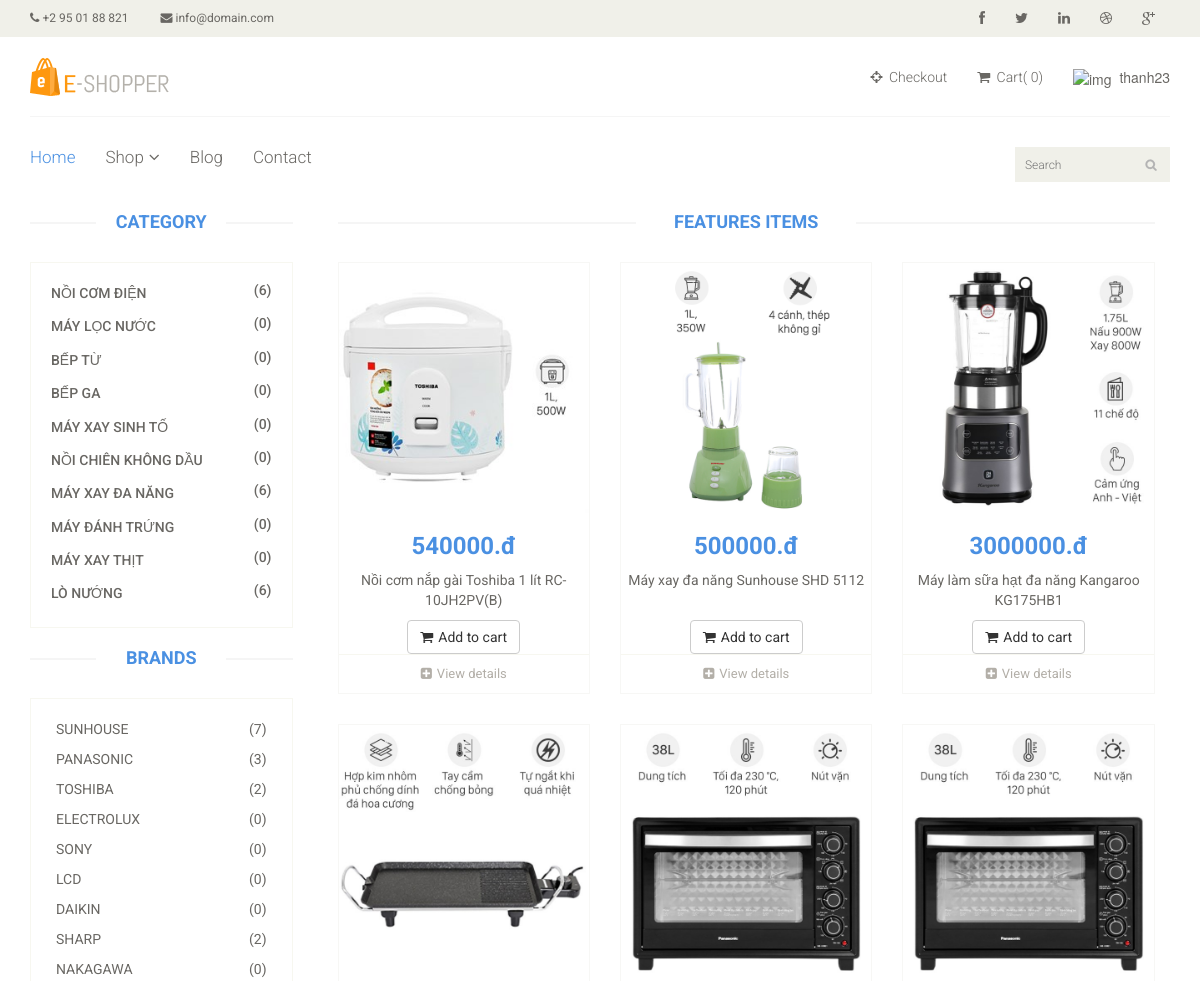
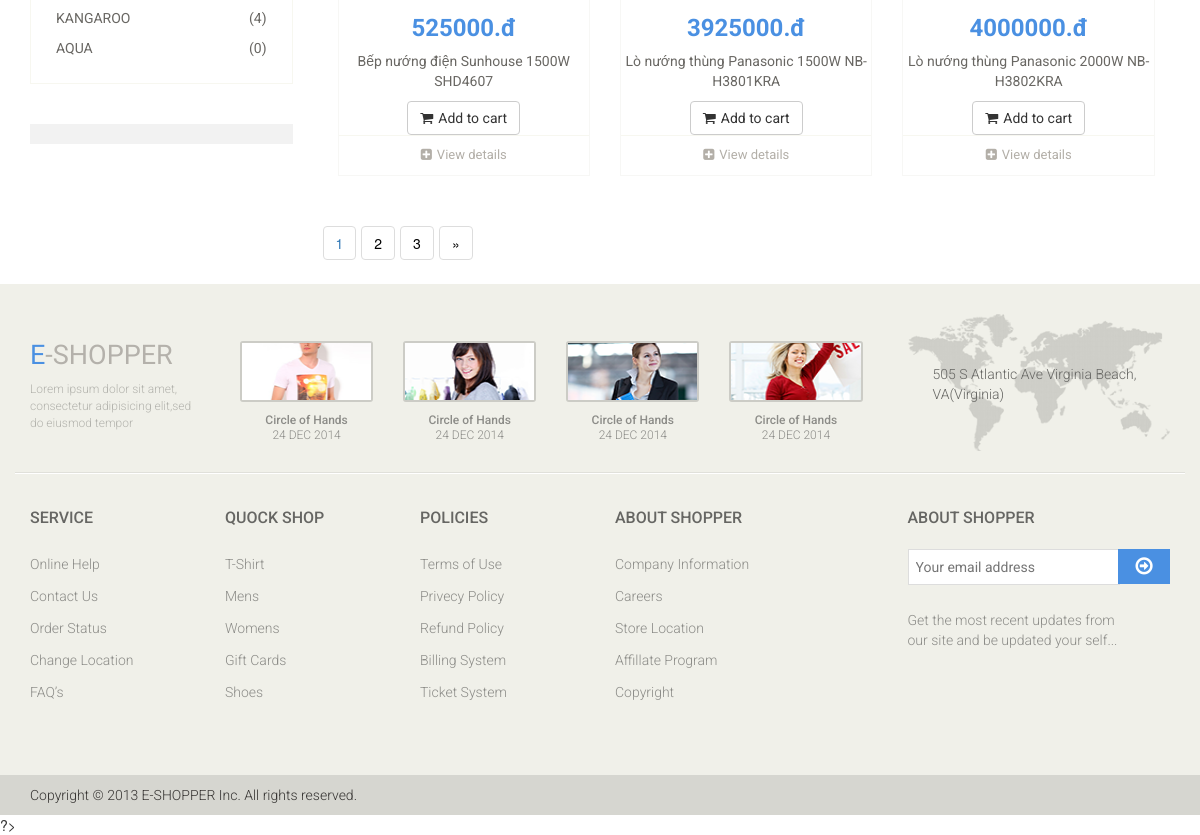
/Controller/--front/shop/shop.php (signed in), run on the app's committed database (2 pictures, top to bottom).
### tables this page shows
CREATE TABLE `tbl_category` (
  `id_category` int(11) NOT NULL,
  `name` varchar(150) NOT NULL,
  `category_code` varchar(150) NOT NULL,
  `image` varchar(150) NOT NULL,
  `create_date` timestamp NOT NULL DEFAULT current_timestamp() ON UPDATE current_timestamp(),
  `user` varchar(150) NOT NULL,
  `status_category` enum('0','1') NOT NULL
);

CREATE TABLE `tbl_brand` (
  `id_brand` int(11) NOT NULL,
  `numerical order` int(100) NOT NULL,
  `brand_code` varchar(150) NOT NULL,
  `image` varchar(150) NOT NULL,
  `name` varchar(150) NOT NULL,
  `user` varchar(150) NOT NULL,
  `date` varchar(150) NOT NULL,
  ` function` text NOT NULL,
  `status_brand` enum('0','1') NOT NULL
);

CREATE TABLE `tbl_product` (
  `id_product` int(11) NOT NULL,
  `name` varchar(150) NOT NULL,
  `product_code` varchar(150) NOT NULL,
  `amount` int(100) NOT NULL,
  `status` enum('còn hàng','hết hàng') NOT NULL,
  `id_category` int(11) NOT NULL,
  `id_brand` int(11) NOT NULL,
  `sale_price` float NOT NULL,
  `price` float NOT NULL,
  `user` varchar(150) NOT NULL,
  `image` varchar(150) NOT NULL,
  `description` text NOT NULL,
  `status_product` enum('0','1') NOT NULL
);

### models/--front/shop.php (called while the page is built, shortened)
<?php
function get_shop_category($conn){
    $category =  mysqli_query($conn, "SELECT * FROM tbl_category WHERE status_category='0'");
    return $category;
}
function get_shop_brand($conn){
    $brand =  mysqli_query($conn, "SELECT * FROM tbl_brand WHERE status_brand='0'");
    return $brand;
}
function get_shop_product($conn){
    $product = mysqli_query($conn, "SELECT * FROM tbl_product WHERE status_product='0'");
    return $product;
}
function get_shop_product_page($conn,$form,$sotintrang){
    $product_page = mysqli_query($conn, "SELECT * FROM tbl_product  ORDER BY RAND() LIMIT $form, $sotintrang");
    return $product_page;
}
?>

### view/--front/shop/shop.php (the view, shortened to what this page needs)
<?php
require '../../../layout/--front/header.php';
?>
<section>
	<div class="container">
		<div class="row">
			<div class="col-sm-3">
				<div class="left-sidebar">
					<h2>Category</h2>
					<div class="panel-group category-products" id="accordian">
						<?php foreach ($category as $key => $value_category) :
							$num_category = $value_category['id_category'];
							$num_product_category =  mysqli_query($conn, "SELECT * FROM tbl_product WHERE id_category = $num_category"); ?>
							<div class="panel panel-default">
								<div class="panel-heading">
									<h4 class="panel-title">
										<a href="../../../Controller/--front/shop/shop_category.php?san-pham=<?php
																										echo $value_category['name'];
																										?>">
											<span class="pull-right">(<?php echo mysqli_num_rows($num_product_category) ?>)</span><?php echo $value_category['name'] ?>
										</a>
									</h4>
								</div>
							</div>
						<?php endforeach ?>
					</div>
					<div class="brands_products">
						<h2>Brands</h2>
						<div class="brands-name">
							<?php foreach ($brand as $key => $value_brand) :
								$num_brand = $value_brand['id_brand'];
								$num_product_brand =  mysqli_query($conn, "SELECT * FROM tbl_product WHERE id_brand = $num_brand"); ?>
								<ul class="nav nav-pills nav-stacked">
									<li><a href=""> <span class="pull-right">(<?php echo mysqli_num_rows($num_product_brand) ?>)</span><?php echo $value_brand['name'] ?></a></li>
								</ul>
							<?php endforeach ?>
						</div>
					</div>
					<div class="shipping text-center">
					</div>
				</div>
			</div>
			<div class="col-sm-9 padding-right">
				<div class="features_items">
					<h2 class="title text-center">Features Items</h2>
					<?php foreach ($product_NN as $key => $value_product) : ?>
						<div class="col-sm-4">
							<div class="product-image-wrapper">
								<div class="single-products">
									<div class="productinfo text-center">
										<img src="../../../<?php echo $value_product['image'] ?>" alt="" />
										<h2><?php echo $value_product['price'] ?>.đ</h2>
										<p><?php echo $value_product['name'];
											if (strlen($value_product['name']) == 44 || strlen($value_product['name']) == 33 || strlen($value_product['name']) == 36 || strlen($value_product['name']) == 43 || strlen($value_product['name']) == 48) {
												echo "<br />";
												echo "<br />";
											} ?></p>
										<a href="#" class="btn btn-default add-to-cart"><i class="fa fa-shopping-cart"></i>Add to cart</a>
									</div>
									<div class="product-overlay">
										<div class="overlay-content">
										</div>
									</div>
								</div>
								<div class="choose">
									<ul class="nav nav-pills nav-justified">
										<li><a href="../../../Controller/--front/product/product.php?id=<?php echo $value_product['id_product'] ?>"><i class="fa fa-plus-square"></i>View details</a></li>
									</ul>
								</div>
							</div>
						</div>
					<?php endforeach ?>
				</div>
				<ul class="pagination">
					<li>
						<?php
						for ($t = 1; $t <= $sotrang; $t++) {
							if ($sotrang != 1) {
								if(isset($_GET["search"])){
									$search =$_GET["search"];
									if($t ==$trang){
										echo '<a href="' . "shop.php?search=$search&page=$t" . '">' . $t;
									}
									else{
										echo '<a  style="color:black;" href="' . "shop.php?search=$search&page=$t" . '">' . $t;
									}
								}
								else{
									if($t ==$trang){
										echo '<a href="' . "shop.php?page=$t" . '">' . $t;
									}
									else{
										echo '<a  style="color:black;" href="' . "shop.php?page=$t" . '">' . $t;
									}
								}
							}
						}
						?>
						<?php
						if ($sotrang >= 3) {
							echo '<a style="color:black;">&raquo</a>';
						}
						?>
					</li>
				</ul>
			</div>
		</div>
	</div>
</section>
<?php
require "../../../layout/--front/footer.php"
?>
<html>
<head>
	<link rel="stylesheet" href="../../../public/--front/css/jquery-ui.css" />
	<link rel="stylesheet" href="../../../public/--front/css/bootstrap_min.css" />
</head>
</html>

### public/--front/css/main.css (style rules this page uses)
body { font-family: 'Roboto', sans-serif; position: relative; font-weight:400px; }
ul li { list-style: none; }
a { -webkit-transition: 300ms; -moz-transition: 300ms; -o-transition: 300ms; transition: 300ms; }
h1, h2, h3, h4, h5, h6 { font-family: 'Roboto', sans-serif; }
.category-products { border: 1px solid #F7F7F0; margin-bottom: 35px; padding-bottom: 20px; padding-top: 15px; }
.left-sidebar h2, .brands_products h2 { color: #4a90e2; font-family: 'Roboto', sans-serif; font-size: 18px; font-weight: 700; margin: 0 auto 30px; text-align: center; text-transform: uppercase; position: relative; z-index:3; }
.left-sidebar h2:after, h2.title:after { content: " "; position: absolute; border: 1px solid #f5f5f5; bottom:8px; left: 0; width: 100%; height: 0; z-index: -2; }
.left-sidebar h2:before { content: " "; position: absolute; background: #fff; bottom: -6px; width: 130px; height: 30px; z-index: -1; left: 50%; margin-left: -65px; }
h2.title:before { content: " "; position: absolute; background: #fff; bottom: -6px; width: 220px; height: 30px; z-index: -1; left: 50%; margin-left: -110px; }
.category-products .panel { background-color: #FFFFFF; border: 0px; border-radius: 0px; box-shadow:none; margin-bottom: 0px; }
.category-products .panel-default .panel-heading { background-color: #FFFFFF; border: 0 none; color: #FFFFFF; padding: 5px 20px; }
.category-products .panel-default .panel-heading .panel-title a { color: #696763; font-family: 'Roboto', sans-serif; font-size: 14px; text-decoration: none; text-transform: uppercase; }
.brands-name { border: 1px solid #F7F7F0; padding-bottom: 20px; padding-top: 15px; }
.brands-name .nav-stacked li a { background-color: #FFFFFF; color: #696763; font-family: 'Roboto', sans-serif; font-size: 14px; padding: 5px 25px; text-decoration: none; text-transform: uppercase; }
.shipping { background-color: #F2F2F2; margin-top: 40px; overflow: hidden; padding-top: 20px; position: relative; }
.padding-right { padding-right: 0; }
.features_items { overflow:hidden; }
h2.title { color: #4a90e2; font-family: 'Roboto', sans-serif; font-size: 18px; font-weight: 700; margin: 0 15px; text-transform: uppercase; margin-bottom: 30px; position: relative; }
.product-image-wrapper { border:1px solid #F7F7F5; overflow: hidden; margin-bottom:30px; }
.single-products { position: relative; }
.productinfo h2 { color: #4a90e2; font-family: 'Roboto', sans-serif; font-size: 24px; font-weight: 700; }
.productinfo p { font-family: 'Roboto', sans-serif; font-size: 14px; font-weight: 400; color: #696763; }
.productinfo img { width: 100%; }
.productinfo { position:relative; }
.product-overlay { background:#4a90e2; top: 0; display: none; height: 0; position: absolute; transition: height 500ms ease 0s; width: 100%; display: block; }
.product-overlay .overlay-content { bottom: 0; position: absolute; bottom: 0; text-align: center; width: 100%; }
.add-to-cart { background:#F5F5ED; border: 0 none; border-radius: 0; color: #696763; font-family: 'Roboto', sans-serif; font-size: 15px; margin-bottom: 25px; }
.add-to-cart i { margin-right:5px; }
.choose { border-top: 1px solid #F7F7F0; }
.choose ul li a { color: #B3AFA8; font-family: 'Roboto', sans-serif; font-size: 13px; padding-left: 0; padding-right: 0; }
.choose ul li a i { margin-right:5px; }
.pagination { display: inline-block; margin-bottom: 25px; margin-top: 0; padding-left: 15px; }
.pagination li:first-child a, .pagination li:first-child span { border-bottom-left-radius: 0; border-top-left-radius: 0; margin-left: 0; }
.pagination li:last-child a, .pagination li:last-child span { border-bottom-right-radius: 0; border-top-right-radius: 0; }
.pagination li a, .pagination li span { background-color: #f0f0e9; border: 0; float: left; line-height: 1.42857; margin-left: -1px; padding: 6px 12px; position: relative; text-decoration: none; margin-right: 5px; color:#000; }

### data on the page
tbl_category: mysqli_num_rows($num_product_category) "6", name "NỒI CƠM ĐIỆN"
tbl_category: mysqli_num_rows($num_product_category) "0", name "MÁY LỌC NƯỚC"
tbl_category: mysqli_num_rows($num_product_category) "0", name "BẾP TỪ"
tbl_category: mysqli_num_rows($num_product_category) "0", name "BẾP GA"
tbl_category: mysqli_num_rows($num_product_category) "0", name "MÁY XAY SINH TỐ"
tbl_category: mysqli_num_rows($num_product_category) "0", name "NỒI CHIÊN KHÔNG DẦU"
tbl_category: mysqli_num_rows($num_product_category) "6", name "MÁY XAY ĐA NĂNG"
tbl_category: mysqli_num_rows($num_product_category) "0", name "MÁY ĐÁNH TRỨNG"
tbl_category: mysqli_num_rows($num_product_category) "0", name "MÁY XAY THỊT"
tbl_category: mysqli_num_rows($num_product_category) "6", name "LÒ NƯỚNG"
tbl_brand: mysqli_num_rows($num_product_brand) "7", name "SUNHOUSE"
tbl_brand: mysqli_num_rows($num_product_brand) "3", name "PANASONIC"
tbl_brand: mysqli_num_rows($num_product_brand) "2", name "TOSHIBA"
tbl_brand: mysqli_num_rows($num_product_brand) "0", name "ELECTROLUX"
tbl_brand: mysqli_num_rows($num_product_brand) "0", name "SONY"
tbl_brand: mysqli_num_rows($num_product_brand) "0", name "LCD"
tbl_brand: mysqli_num_rows($num_product_brand) "0", name "DAIKIN"
tbl_brand: mysqli_num_rows($num_product_brand) "2", name "SHARP"
tbl_brand: mysqli_num_rows($num_product_brand) "0", name "NAKAGAWA"
tbl_brand: mysqli_num_rows($num_product_brand) "4", name "KANGAROO"
tbl_brand: mysqli_num_rows($num_product_brand) "0", name "AQUA"
tbl_product: image (picture), price "540000", name "Nồi cơm nắp gài Toshiba 1 lít RC-10JH2PV(B)"
tbl_product: image (picture), price "500000", name "Máy xay đa năng Sunhouse SHD 5112"
tbl_product: image (picture), price "3000000", name "Máy làm sữa hạt đa năng Kangaroo KG175HB1"
tbl_product: image (picture), price "525000", name "Bếp nướng điện Sunhouse 1500W SHD4607"
tbl_product: image (picture), price "3925000", name "Lò nướng thùng Panasonic 1500W NB-H3801KRA"
tbl_product: image (picture), price "4000000", name "Lò nướng thùng Panasonic 2000W NB-H3802KRA"

### other printed values
total_item($cart) "0"
$tbl_login['username'] "thanh23"
